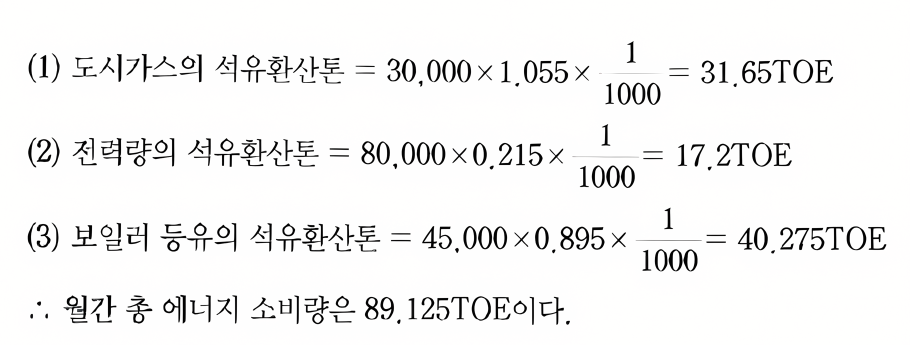
#> input picture assets/energy-theory-examples/explanations/theory-88-toe.webp, 1820 x 690 px (shown at 1/2 size)
$ python inspect-hansol-answer-glyphs.py ../assets/energy-theory-examples/explanations/theory-88-toe.webp
#> lines starting #> are read from the running program, lines starting #| are printed output that depends on the picture
"""Private printed-answer glyph inspection; no text/content is published."""
import json,sys
from pathlib import Path
import numpy as np
from PIL import Image,ImageDraw,ImageFont
ROOT=Path(__file__).resolve().parents[1];WORK=ROOT/'work/hansol-whole-book'
def components(mask):
 h,w=mask.shape;seen=np.zeros_like(mask,dtype=bool);result=[]
 for y,x in zip(*np.nonzero(mask)):
  if seen[y,x]:continue
  stack=[(int(x),int(y))];seen[y,x]=True;xs=[];ys=[]
  while stack:
   a,b=stack.pop();xs.append(a);ys.append(b)
   for nx,ny in [(a-1,b),(a+1,b),(a,b-1),(a,b+1)]:
    if 0<=nx<w and 0<=ny<h and mask[ny,nx] and not seen[ny,nx]:seen[ny,nx]=True;stack.append((nx,ny))
  if len(xs)>=4:result.append((min(xs),min(ys),max(xs)+1,max(ys)+1,len(xs)))
 return result
def circles(image):
 a=np.asarray(image.convert('RGB'));mask=a.min(axis=2)<180
 found=[]
 for x,y,r,b,size in components(mask):
  w,h=r-x,b-y
  if 10<=w<=80 and 10<=h<=80 and .80<=w/h<=1.15 and .08<size/(w*h)<.45:
   found.append((x,y,r,b,size))
 # Answer keys form one horizontal line. A printed question's round diagram
 # label above the key must not join it.
 if not found:return []
 groups=[]
 for item in found:
  group=next((g for g in groups if abs((g[0][1]+g[0][3])/2-(item[1]+item[3])/2)<6),None)
  if group is None:groups.append([item])
  else:group.append(item)
 return sorted(max(groups,key=len),key=lambda b:b[0])
if __name__=='__main__':
 file=Path(sys.argv[1]);im=Image.open(file).convert('RGB');boxes=circles(im);print(json.dumps(boxes))
#> further down, im is the input picture: PIL image 1820x690 RGB; mean R, G, B 242.8, 242.5, 242.2
#> after `boxes = circles(im)`: boxes = [(127, 590, 175, 646, 1001), (181, 597, 208, 629, 250), (252, 597, 305, 647, 758), (380, 600, 410, 629, 193), (433, 597, 463, 630, 279), (557, 597, 584, 628, 313), (902, 594, 938, 639, 421), (1027, 601, 1054, 629, 265), (1078, 594, 1128, 650, 579)]
 out=Image.new('RGB',(len(boxes)*100,140),'white');d=ImageDraw.Draw(out)
#> after `out = Image.new('RGB', (len(boxes) * 100, 140), 'white')`: out: PIL image 900x140 RGB; every value is 255
 for i,b in enumerate(boxes):
  tile=im.crop(b[:4]);tile.thumbnail((70,70));out.paste(tile,(i*100+10,30));d.text((i*100+10,8),str(i),fill='black');d.text((i*100+5,110),str(b[0]),fill='black')
#> this loop made 9 passes
#> pass 1, `tile = im.crop(b[:4])`:
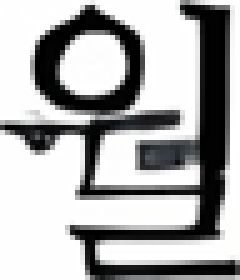
#> tile: PIL image 48x56 RGB (shown 5 times larger); mean R, G, B 172, 172.2, 172.4
#> pass 2, `tile = im.crop(b[:4])`:
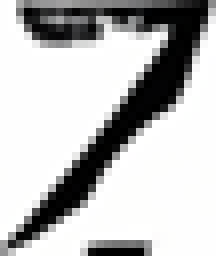
#> tile: PIL image 27x32 RGB (shown 8 times larger); mean R, G, B 189.2, 189.3, 189.2
#> pass 3, `tile = im.crop(b[:4])`:
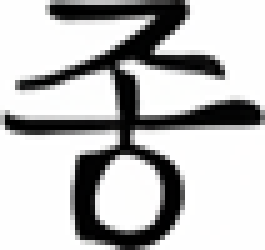
#> tile: PIL image 53x50 RGB (shown 5 times larger); mean R, G, B 189.7, 189.7, 189.7
#> after the loop:
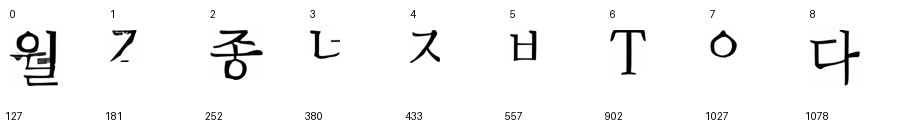
#> out: PIL image 900x140 RGB; mean R, G, B 246.7, 246.7, 246.7
#> after the loop:
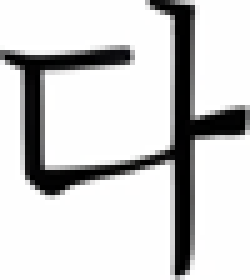
#> tile: PIL image 50x56 RGB (shown 5 times larger); mean R, G, B 208.1, 208.1, 208.2
 out.save(WORK/'glyph-proof.png')
